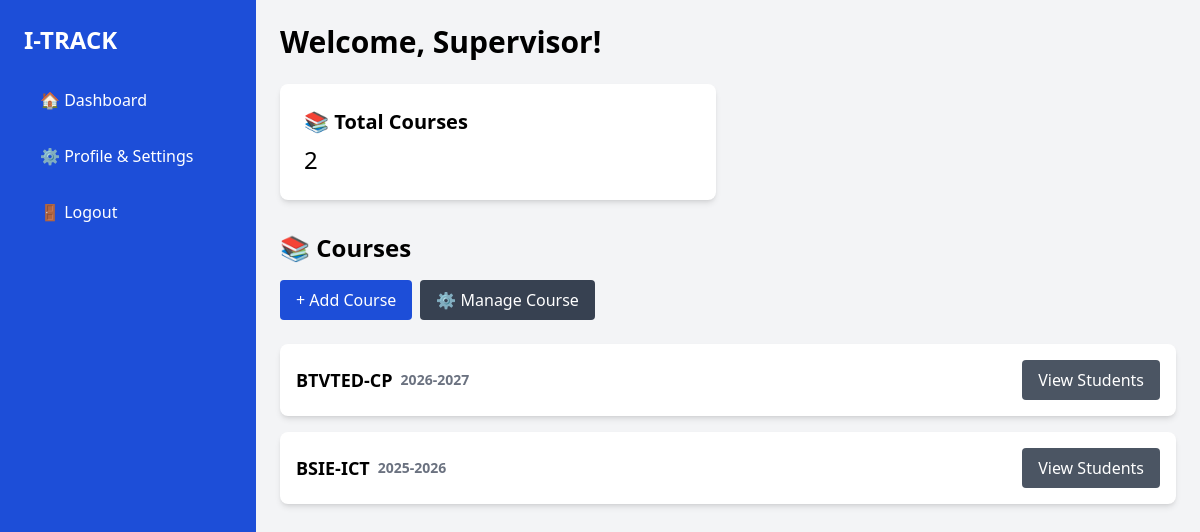
The page /supervisor/dashboard/ (signed in) on the database its author committed.
### attendance/models.py (models this page shows, shortened)
class Course(models.Model):
    name = models.CharField(max_length=100)
    academic_year = models.CharField(max_length=20)
    course_code = models.CharField(max_length=20, blank=True, null=True)
    supervisor = models.ForeignKey('CustomUser', on_delete=models.CASCADE, related_name='courses')

### attendance/views.py (the view)
# urls.py: path('supervisor/dashboard/', views.supervisor_dashboard, name='supervisor_dashboard'),
@login_required
def supervisor_dashboard(request):
    if request.user.role == 'supervisor':
        courses = Course.objects.filter(supervisor=request.user)
        return render(request, 'Supervisor/supervisor-dashboard.html', {'courses': courses})
    return redirect('supervisor_login')

### attendance/templates/Supervisor/supervisor-dashboard.html (shortened to what this page needs)
{% load static %}
<!DOCTYPE html>
<html lang="en">
<head>
    <script src="https://cdn.tailwindcss.com"></script>
</head>
<body class="bg-gray-100">
<div class="flex h-screen overflow-hidden">
    <aside id="sidebar" class="fixed top-0 left-0 w-64 h-full bg-blue-700 text-white p-6 z-40 transform -translate-x-full lg:translate-x-0 transition-transform duration-300 ease-in-out lg:static lg:block">
        <h2 class="text-2xl font-bold mb-6">I-TRACK</h2>
        <ul class="space-y-4">
            <li><a href="{% url 'supervisor_dashboard' %}" class="block py-2 px-4 rounded hover:bg-blue-600">🏠 Dashboard</a></li>
            <li><a href="{% url 'supervisor_profile' %}" class="block py-2 px-4 rounded hover:bg-blue-600">⚙️ Profile & Settings</a></li>
            <li><button onclick="openLogoutModal()" class="w-full text-left py-2 px-4 rounded hover:bg-red-600">🚪 Logout</button></li>
        </ul>
    </aside>
    <div id="mainContent" class="flex-1 flex flex-col transition-all duration-300">
        <main class="p-6 overflow-y-auto flex-1">
            <div class="flex justify-between items-center mb-6">
                <h1 class="text-3xl font-bold">Welcome, Supervisor!</h1>
            </div>
            <div class="grid grid-cols-1 md:grid-cols-2 gap-6">
                <div class="bg-white p-6 rounded-lg shadow-md">
                    <h3 class="text-xl font-bold">📚 Total Courses</h3>
                    <p id="totalCoursesCount" class="text-2xl mt-2">0</p>
                </div>
            </div>
            <div class="mt-8">
                <h2 class="text-2xl font-bold mb-4">📚 Courses</h2>
                <div class="flex flex-wrap gap-2">
                    <button id="addCourseBtn" class="bg-blue-700 text-white px-4 py-2 rounded hover:bg-blue-600">+ Add Course</button>
                    <button id="manageCoursesBtn" class="bg-gray-700 text-white px-4 py-2 rounded hover:bg-gray-600">⚙️ Manage Course</button>
                </div>
                <div id="courseList" class="mt-6 space-y-4">
                    {% if courses %}
                        {% for course in courses %}
                            <div class="courseItem bg-white p-4 rounded-lg shadow-md flex flex-col md:flex-row justify-between items-start md:items-center gap-4" data-course-id="{{ course.id }}" data-course-name="{{ course.name }}">
                                <p class="text-lg font-semibold flex flex-wrap items-center gap-x-2">
                                    <span>{{ course.name }}</span>
                                    <span class="text-gray-500 text-sm">{{ course.academic_year }}</span>
                                </p>
                                <div class="flex flex-wrap gap-2">
                                    <a href="{% url 'view_students' course.id %}" class="viewStudentsBtn bg-gray-600 text-white px-4 py-2 rounded hover:bg-gray-700">View Students</a>
                                </div>
                            </div>
                        {% endfor %}
                    {% else %}
                        <p id="noCoursesMessage" class="text-gray-600">No courses yet. Click "Add Course" to create one.</p>
                    {% endif %}
                </div>
            </div>
        </main>
    </div>
</div>
</body>
</html>

### rows shown on the page
Course: name "BTVTED-CP", academic_year "2026-2027"
Course: name "BSIE-ICT", academic_year "2025-2026"
